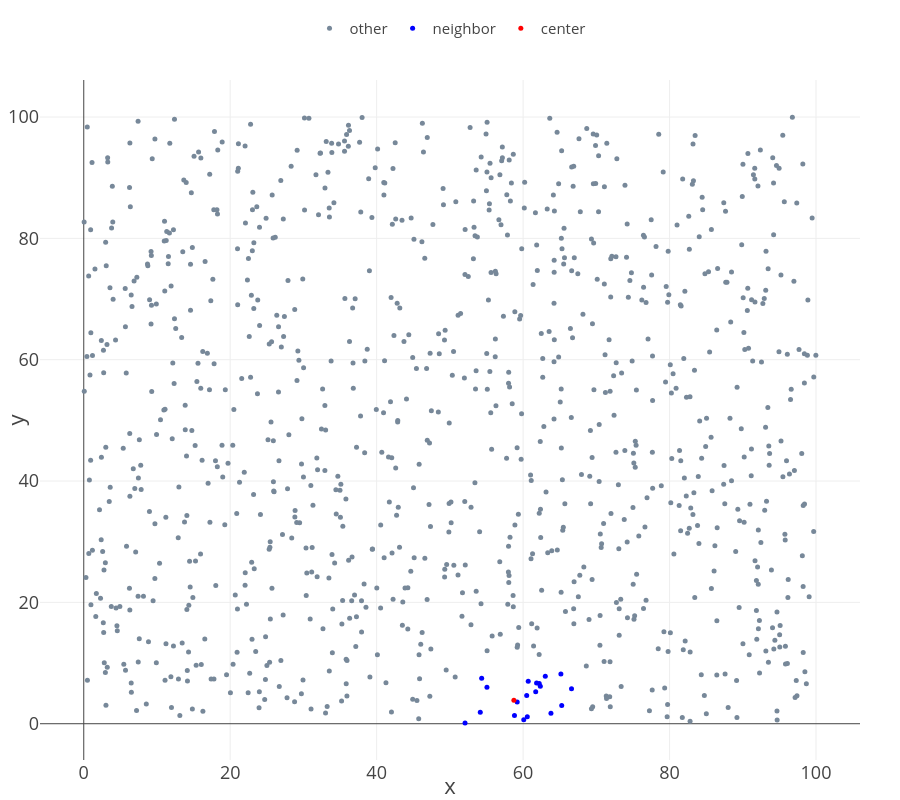

The notebook cell this image was saved under:
### Code cell
fig = px.scatter(df,
                 x="x", 
                 y="y", 
                 color="category",
                 color_discrete_map={"other": "lightslategrey", "center": "red", "neighbor": "blue"})
fig.update_traces(marker=dict(size=5))
fig.update_layout(
    legend=dict(title_text='', 
                font_size=15,
                orientation="h",
                xanchor="center",
                x=0.5,
                yanchor="top",
                y=1.1),
    margin=dict(l=40, r=40, t=40, b=40),
    width=900, 
    height=800,
    template='presentation')
fig.show()

### Figure 1 — Plotly figure (JSON) as saved in the notebook; plotly's stock layout.template omitted (floating-point values rounded to 4 significant figures; data arrays with more than 128 entries replaced by an {"elided": "..."} marker saying what was removed)
{"data": [{"hovertemplate": "category=other<br>x=%{x}<br>y=%{y}<extra></extra>", "legendgroup": "other", "marker": {"color": "lightslategrey", "size": 5, "symbol": "circle"}, "mode": "markers", "name": "other", "orientation": "v", "showlegend": true, "type": "scatter", "x": {"elided": "980 float values"}, "xaxis": "x", "y": {"elided": "980 float values"}, "yaxis": "y"}, {"hovertemplate": "category=neighbor<br>x=%{x}<br>y=%{y}<extra></extra>", "legendgroup": "neighbor", "marker": {"color": "blue", "size": 5, "symbol": "circle"}, "mode": "markers", "name": "neighbor", "orientation": "v", "showlegend": true, "type": "scatter", "x": [60.7, 60.09, 55.06, 61.72, 60.57, 54.15, 61.84, 66.61, 63.8, 65.27, 63.03, 52.07, 60.49, 62.35, 65.16, 58.82, 62.2, 54.34, 59.19], "xaxis": "x", "y": [7.01, 0.66, 6.02, 5.26, 1.15, 1.88, 6.71, 5.78, 1.71, 2.99, 7.82, 0.14, 4.65, 6.16, 8.2, 1.34, 6.62, 7.5, 3.59], "yaxis": "y"}, {"hovertemplate": "category=center<br>x=%{x}<br>y=%{y}<extra></extra>", "legendgroup": "center", "marker": {"color": "red", "size": 5, "symbol": "circle"}, "mode": "markers", "name": "center", "orientation": "v", "showlegend": true, "type": "scatter", "x": [58.74], "xaxis": "x", "y": [3.88], "yaxis": "y"}], "layout": {"height": 800, "legend": {"font": {"size": 15}, "orientation": "h", "title": {"text": ""}, "tracegroupgap": 0, "x": 0.5, "xanchor": "center", "y": 1.1, "yanchor": "top"}, "margin": {"b": 40, "l": 40, "r": 40, "t": 40}, "width": 900, "xaxis": {"anchor": "y", "domain": [0, 1], "title": {"text": "x"}}, "yaxis": {"anchor": "x", "domain": [0, 1], "title": {"text": "y"}}}}
